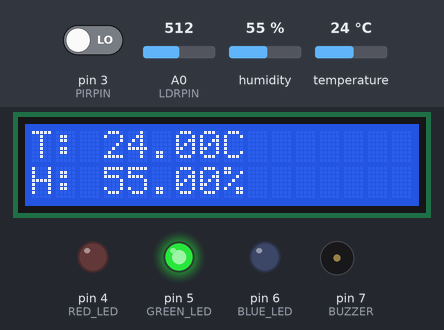
The sketch below on a simulated Arduino Uno, built with avr-gcc and run on an emulated ATmega328P. Parts: 16×2 character LCD, output pins drawn as LEDs (lit = HIGH), buzzer (waves = sounding, pin HIGH). Inputs (shaded band) come from the test bench; at power-on: A0 (LDRPIN) = 512, temperature 24 °C, pin 3 (PIRPIN) LOW, humidity 55 %. What the sketch prints to the serial monitor is not drawn.

Above: at 3.2 s.
3.3 s: A0 (LDRPIN) set to 1007
6.5 s: A0 (LDRPIN) set to 1023
At 10.9 s:
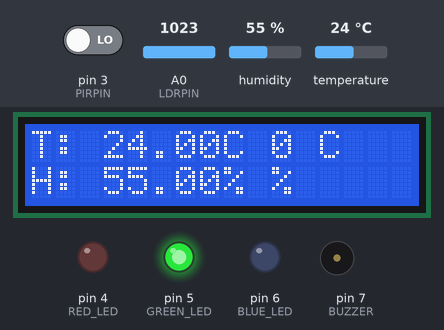
11.5 s: temperature set to 20.8 °C
At 13.1 s:
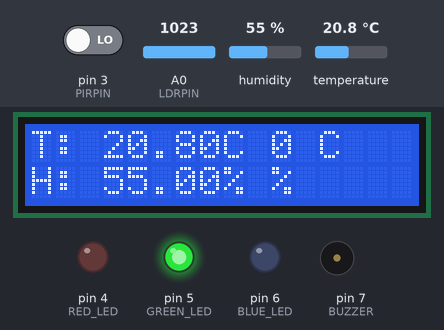
16.6 s: temperature set to 19.6 °C
At 19.3 s:
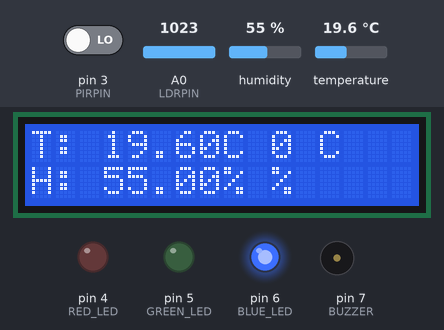
21.6 s: temperature set to 33 °C
At 23.3 s:
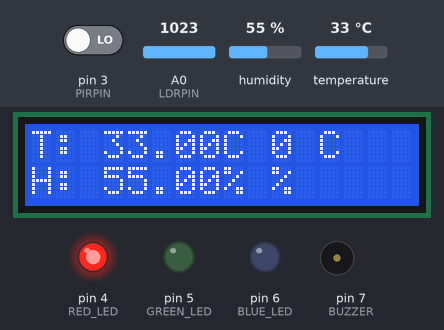
26.7 s: A0 (LDRPIN) set to 900
At 30.9 s:
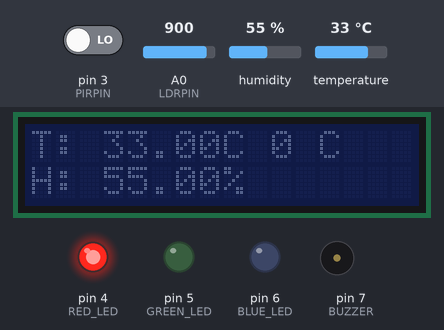
Timing chart, 0 to 32.4 s (numbered marks = the images above; inputs shaded):
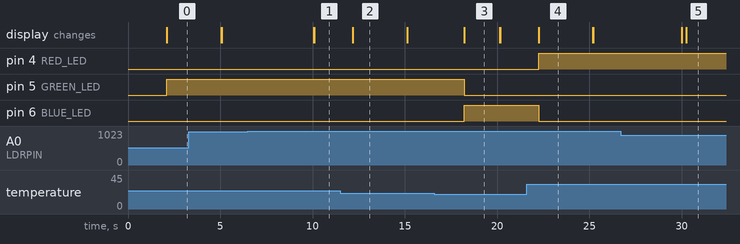

The sketch:

sketch.ino
```cpp
#include <Wire.h>
#include <LiquidCrystal_I2C.h>
#include <DHT.h>
#include <ArduinoJson.h>

// Pin Definitions
#define DHTPIN 2          // DHT22 sensor pin
#define DHTTYPE DHT22     // DHT22 (AM2302)
#define PIRPIN 3          // PIR sensor pin
#define LDRPIN A0         // LDR sensor pin
#define RED_LED 4         // Red LED pin
#define GREEN_LED 5       // Green LED pin
#define BLUE_LED 6        // Blue LED pin
#define BUZZER 7          // Buzzer pin

// LCD setup
LiquidCrystal_I2C lcd(0*27, 16, 2);  // I2C address 0*27, 16 chars, 2 line display

// DHT22 sensor
DHT dht(DHTPIN, DHTTYPE);

// Global Variables
float temperature = 0;
float humidity = 0;
int lightLevel = 0;
bool motionDetected = false;
unsigned long lastDisplayUpdate = 0;
unsigned long lastSerialUpdate = 0;
unsigned long lastMotionTime = 0;
bool powerSavingMode = false;

void setup() {
  // Initialize components
  lcd.begin(0*27, 16, 2);
  lcd.backlight();

  dht.begin();

  pinMode(PIRPIN, INPUT);
  pinMode(LDRPIN, INPUT);
  pinMode(RED_LED, OUTPUT);
  pinMode(GREEN_LED, OUTPUT);
  pinMode(BLUE_LED, OUTPUT);
  pinMode(BUZZER, OUTPUT);

  Serial.begin(9600);

  lcd.print("Smart Home Init");
  delay(2000);
  lcd.clear();
}

void loop() {
  // Read sensor data
  readSensors();

  // Update LCD display every 5 seconds
  if (millis() - lastDisplayUpdate > 5000) {
    updateDisplay();
    lastDisplayUpdate = millis();
  }

  // Send data to Serial every 10 seconds
  if (millis() - lastSerialUpdate > 10000) {
    sendSerialData();
    lastSerialUpdate = millis();
  }

  // Check and respond to motion and light levels
  handleMotionAndLight();

  // Check for power-saving mode
  handlePowerSaving();
}

void readSensors() {
  // Read temperature and humidity from DHT22
  temperature = dht.readTemperature();
  humidity = dht.readHumidity();

  // Error handling for DHT22
  if (isnan(temperature) || isnan(humidity)) {
    lcd.setCursor(0, 0);
    lcd.print("Temp/Hum Error");
  } else {
    lcd.setCursor(0, 0);
    lcd.print("T: ");
    lcd.print(temperature);
    lcd.print("C ");
    lcd.setCursor(0, 1);
    lcd.print("H: ");
    lcd.print(humidity);
    lcd.print("% ");
  }

  // Read light level from LDR
  lightLevel = analogRead(LDRPIN);

  // Read motion state from PIR sensor
  motionDetected = digitalRead(PIRPIN);
}

void updateDisplay() {
  lcd.clear();
  lcd.setCursor(0, 0);
  lcd.print("Temp: ");
  lcd.print(temperature);
  lcd.print(" C");

  lcd.setCursor(0, 1);
  lcd.print("Light: ");
  lcd.print(map(lightLevel, 0, 1023, 0, 100));
  lcd.print("%");
}

void sendSerialData() {
  // Create a JSON object with sensor data
  StaticJsonDocument<200> jsonDoc;
  jsonDoc["temperature"] = temperature;
  jsonDoc["humidity"] = humidity;
  jsonDoc["lightLevel"] = map(lightLevel, 0, 1023, 0, 100);
  jsonDoc["motionDetected"] = motionDetected;

  // Serialize JSON data and send to Serial
  String jsonString;
  serializeJson(jsonDoc, jsonString);
  Serial.println(jsonString);
}

void handleMotionAndLight() {
  // LED Indicators based on temperature
  if (temperature > 30) {
    digitalWrite(RED_LED, HIGH);
    digitalWrite(GREEN_LED, LOW);
    digitalWrite(BLUE_LED, LOW);
  } else if (temperature >= 20 && temperature <= 30) {
    digitalWrite(RED_LED, LOW);
    digitalWrite(GREEN_LED, HIGH);
    digitalWrite(BLUE_LED, LOW);
  } else {
    digitalWrite(RED_LED, LOW);
    digitalWrite(GREEN_LED, LOW);
    digitalWrite(BLUE_LED, HIGH);
  }

  // Buzzer Alarm when motion is detected and it's dark
  if (motionDetected && lightLevel < 300) {
    digitalWrite(BUZZER, HIGH);
    delay(3000);  // Sound for 3 seconds
    digitalWrite(BUZZER, LOW);
  }
}

void handlePowerSaving() {
  if (motionDetected) {
    lastMotionTime = millis();
    if (powerSavingMode) {
      lcd.backlight();
      powerSavingMode = false;
    }
  } else if (millis() - lastMotionTime > 30000 && !powerSavingMode) {
    lcd.noBacklight();
    powerSavingMode = true;
  }
}
```

Measured:
- the behaviour switches between 1022 and 1023 on A0 (LDRPIN) (found by bisection; images 0 and 1)
- the behaviour switches between 20 and 19.9 °C on temperature (found by bisection; images 2 and 3)
- after the input at 6.5 s, the display: first changes after 3.6 s (image 1 shows a later state)
- after the input at 11.5 s, the display: changes after 0.68 s (image 2)
- after the input at 16.6 s, pin 5 (GREEN_LED): HIGH → LOW after 1.6 s; pin 6 (BLUE_LED): LOW → HIGH after 1.6 s; the display: changes after 1.6 s (image 3)
- after the input at 21.6 s, pin 4 (RED_LED): LOW → HIGH after 0.65 s; pin 6 (BLUE_LED): HIGH → LOW after 0.65 s; the display: changes after 0.65 s (image 4)
- after the input at 26.7 s, the display: first differs from a run without the input after 3.6 s (image 5)
